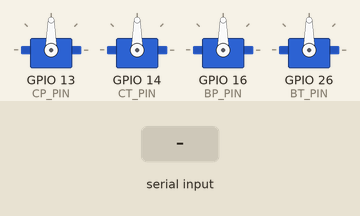
Recording of a sketch running on a simulated ESP32. Shown: 4 × servo. The inputs (shaded band) are chosen by the test bench. What the sketch prints to the serial monitor is not drawn.

Above: at 11.0 s.
11.1 s: "r" received over Serial
At 12.0 s:
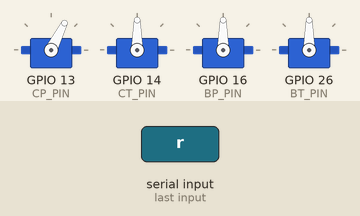
At 14.3 s:
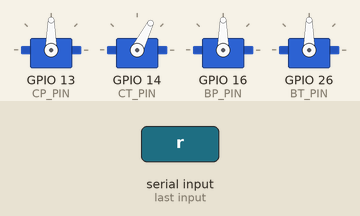
Timing chart, 0 to 21.7 s (numbered marks = the images above; inputs shaded):
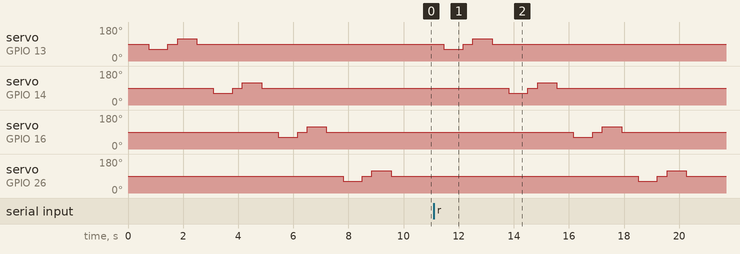

Measured:
- after the input at 11.1 s, servo on GPIO 13 (CP_PIN): 90° → 63° after 0.36 s, → 90° 0.70 s later, → 117° 0.35 s later, → 90° 0.70 s later; servo on GPIO 14 (CT_PIN): 90° → 63° after 2.7 s, → 90° 0.70 s later, → 117° 0.35 s later, → 90° 0.70 s later

The sketch:

all4_smoke.ino
```cpp
/*
 * Smoke 4 servo lần lượt: CP D13 → CT D14 → BP D16 → BT D26.
 * Serial 115200: boot tự chạy; 'r' chạy lại.
 */

#include <ESP32Servo.h>

#define CP_PIN 13
#define CT_PIN 14
#define BP_PIN 16
#define BT_PIN 26

const int HOME_US = 1500;
const int LO_US = 1200;
const int HI_US = 1800;

Servo cp, ct, bp, bt;

struct Joint {
  Servo *s;
  const char *name;
};

Joint joints[4];

static void holdAll() {
  cp.writeMicroseconds(HOME_US);
  ct.writeMicroseconds(HOME_US);
  bp.writeMicroseconds(HOME_US);
  bt.writeMicroseconds(HOME_US);
}

static void sweepOne(Joint &j) {
  Serial.printf("--- %s start ---\n", j.name);
  j.s->writeMicroseconds(HOME_US);
  delay(350);
  j.s->writeMicroseconds(LO_US);
  Serial.printf("%s -> %d us\n", j.name, LO_US);
  delay(700);
  j.s->writeMicroseconds(HOME_US);
  delay(350);
  j.s->writeMicroseconds(HI_US);
  Serial.printf("%s -> %d us\n", j.name, HI_US);
  delay(700);
  j.s->writeMicroseconds(HOME_US);
  Serial.printf("%s done\n", j.name);
  delay(250);
}

static void runAll() {
  holdAll();
  for (int i = 0; i < 4; i++) {
    sweepOne(joints[i]);
  }
  Serial.println("ALL DONE — gui 'r' de chay lai");
}

void setup() {
  Serial.begin(115200);
  delay(400);

  joints[0] = {&cp, "CP D13"};
  joints[1] = {&ct, "CT D14"};
  joints[2] = {&bp, "BP D16"};
  joints[3] = {&bt, "BT D26"};

  cp.setPeriodHertz(50);
  ct.setPeriodHertz(50);
  bp.setPeriodHertz(50);
  bt.setPeriodHertz(50);
  cp.attach(CP_PIN, 500, 2500);
  ct.attach(CT_PIN, 500, 2500);
  bp.attach(BP_PIN, 500, 2500);
  bt.attach(BT_PIN, 500, 2500);

  Serial.println("=== ALL4 SERVO SMOKE ===");
  Serial.println("Thu tu: CP -> CT -> BP -> BT");
  runAll();
}

void loop() {
  while (Serial.available()) {
    char c = Serial.read();
    if (c == 'r' || c == 'R') {
      runAll();
    }
  }
  delay(20);
}
```
